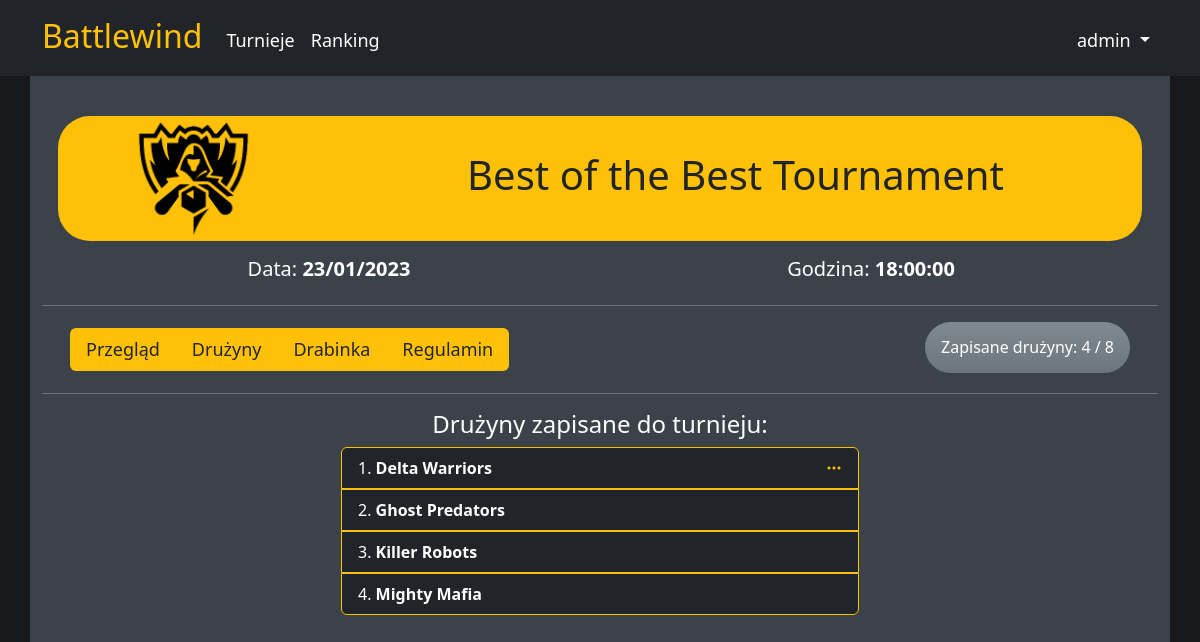
The app's page /torunaments/view/5/teams/ (signed in) with its own data.
### Website/models.py (models this page shows, shortened)
class Tournament(models.Model):
    IN_PROGRESS = 'in_progress'
    COMPLETED = 'completed'
    CHOICES_STATUS = (
        (IN_PROGRESS, 'In_progress'),
        (COMPLETED, 'Completed')
    )
    name = models.CharField(max_length=100)
    description = models.TextField(max_length=500)
    organizer = models.ForeignKey(Organizer, on_delete=models.CASCADE, null=True)
    image = models.ImageField(default='default_image_tournament.png', null=True, blank=True,
                              upload_to='tournaments_images')
    dateTime = models.DateTimeField(null=True, blank=True)
    server = models.CharField(max_length=10)
    registeredTeams = models.ManyToManyField(Team, related_name='registeredTeams', blank=True)
    maxTeams = models.IntegerField()
    status = models.CharField(max_length=25, choices=CHOICES_STATUS, default=IN_PROGRESS)

class Team(models.Model):
    teamName = models.CharField(max_length=100, null=False, blank=False, unique=True)
    createdBy = models.ForeignKey(User, related_name='created_teams', on_delete=models.CASCADE)
    members = models.ManyToManyField(User, related_name='teams')
    class Meta:
        ordering = ['teamName']
    def __str__(self):
        return str(self.teamName)

### Website/views.py (the view, shortened to what this page needs)
# urls.py: path('torunaments/view/<int:tournament_id>/teams/', show_tournament_teams, name='teams_in_tournament'),
@login_required(login_url='login')
def show_tournament_teams(request, tournament_id):
    userInvitations = Invitation.objects.filter(email=request.user.email, status='Invited')
    tournament = get_object_or_404(Tournament, pk=tournament_id)
    teams = Team.objects.filter(createdBy=request.user)
    tournamentDateTime = tournament.dateTime.strftime("%d/%m/%Y %H:%M:%S")
    tournamentDate = tournament.dateTime.date().strftime("%d/%m/%Y")
    tournamentTime = tournament.dateTime.time().strftime("%H:%M:%S")
    currentDateTime = datetime.now()
    currentDateTime = currentDateTime.strftime("%d/%m/%Y %H:%M:%S")
    def get_registered_teams_summoner_names_list():
        tour = tournament.registeredTeams.all()
        list = []
        for t in tour:
            for x in t.members.all():
                list.append(x.profile.summonerName)
        return list
    registeredMembers = get_registered_teams_summoner_names_list()
    def check_teams():
        teamInfo = ['name', 0]
        for _ in teams:
            if tournament.registeredTeams.filter(registeredTeams__registeredTeams=_.id):
                teamInfo[0] = _
                teamInfo[1] = 1
        return teamInfo
    teamsInTournament = check_teams()
    context = {'tournament': tournament, 'userInvitations': userInvitations, 'teams': teams,
               'tournamentDate': tournamentDate, 'tournamentTime': tournamentTime,
               'tournamentDateTime': tournamentDateTime, 'currentDateTime': currentDateTime}
    return render(request, 'tournaments/teams_in_tournament.html', context)

### Website/templates/tournaments/teams_in_tournament.html (shortened to what this page needs)
<!DOCTYPE html>
<html lang="en">
<head>
    <link href="https://cdn.jsdelivr.net/npm/bootstrap@5.3.0-alpha1/dist/css/bootstrap.min.css" rel="stylesheet"
>
    <link rel="stylesheet" href="https://cdn.jsdelivr.net/npm/bootstrap-icons@1.10.3/font/bootstrap-icons.css">
</head>
<body style="background-color: #16181b">
{% include 'navbar.html' %}
<div class="container text-white min-vh-100" style="padding-top: 100px; background-color: #3b424a">
    <div class="row d-flex align-items-center bg-warning m-3 rounded-5">
        <div class="col-md-3">
            <img class="rounded mx-auto d-block align-middle" src="{{ tournament.image.url }}"
                 style="max-height: 125px; max-width: 125px">
        </div>
        <div class="col-md-9">
            <h1 class="text-center text-dark">{{ tournament.name }}</h1>
        </div>
    </div>
    <div class="row text-center m-3">
        <div class="col-6">
            <h5>Data: <b>{{ tournamentDate }}</b></h5>
        </div>
        <div class="col-6">
            <h5>Godzina: <b> {{ tournamentTime }}</b></h5>
        </div>
    </div>
    <hr>
    <div class="row m-3 list-group-horizontal align-items-center" style="font-size: large">
        <div class="col-md-6">
            <ul class="list-group list-group-horizontal">
                <li class="list-group-item bg-warning border-0"><a href="{% url 'details_tournament' tournament.id %}"
                                                                   class="text-dark"
                                                                   style="text-decoration: none">Przegląd</a>
                </li>
                <li class="list-group-item bg-warning border-0"><a href="{% url 'teams_in_tournament' tournament.id %}"
                                                                   class="text-dark"
                                                                   style="text-decoration: none">Drużyny</a></li>
                <li class="list-group-item bg-warning border-0"><a
                        href="{% url 'bracket_in_tournament' tournament.id %}" class="text-dark"
                        style="text-decoration: none">Drabinka</a></li>
                <li class="list-group-item bg-warning border-0">
                    <a href="{% url 'rules_tournament' tournament.id %}" class="text-dark"
                       style="text-decoration: none">
                        Regulamin
                    </a>
                </li>
            </ul>
        </div>
        {% if tournamentDateTime >= currentDateTime %}
            <div class="col-md-4 text-white">
                <h6 class="p-3 mb-1 bg-secondary bg-gradient text-white rounded-5" style="float: right">Zapisane
                    drużyny: {{ tournament.registeredTeams.count }}
                    / {{ tournament.maxTeams }}</h6>
            </div>
            <div class="col-md-2">
                <button type="button" class="btn btn-primary btn-lg" data-bs-toggle="modal"
                        data-bs-target="#exampleModal">
                    Zapisz się!
                </button>
            </div>
        {% else %}
            <div class="col-md-4 text-white">
                <h6 class="p-3 mb-1 bg-secondary bg-gradient text-white rounded-5" style="float: right">Zapisane
                    drużyny: {{ tournament.registeredTeams.count }}
                    / {{ tournament.maxTeams }}</h6>
            </div>
        {% endif %}
    </div>
    <hr>
    <div class="row m-3">
        <div class="col-md-3"></div>
        <div class="col-md-6">
            <h4 class="text-center">Drużyny zapisane do turnieju:</h4>
            <ol class="list-group list-group-numbered">
                {% for team in tournament.registeredTeams.all %}
                    <li class="list-group-item  text-white bg-dark border-1 border-warning">
                        <b>{{ team }}</b>
                        {% if team in teams %}
                            <a href="" type="button" id="dropdownMenuButton1" data-bs-toggle="dropdown"
                               aria-expanded="false" style="float:right"><i
                                    class="bi bi-three-dots text-warning"></i></a>
                        {% endif %}
                    </li>
                {% endfor %}
            </ol>
        </div>
        <div class="col-md-3"></div>
    </div>
</div>
</body>
</html>

### Website/templates/navbar.html (shortened to what this page needs)
<!doctype html>
<html lang="en">
<head>
    <link href="https://cdn.jsdelivr.net/npm/bootstrap@5.3.0-alpha1/dist/css/bootstrap.min.css" rel="stylesheet"
>
</head>
<body>
<nav class="navbar navbar-expand-sm fixed-top navbar-dark bg-dark  justify-content-md-center">
    <div class="container pt-1 text-center" style="font-size: 18px">
        <a href="{% url 'home' %}" class="navbar-brand text-warning"><h2>Battlewind</h2></a>
        <div class="collapse navbar-collapse mw-100" id="navbarNav">
            <ul class="navbar-nav">
                <li class="nav-item dropdown">
                    <a href="{% url 'open_tournament' %}" class="nav-link active">
                        Turnieje
                    </a>
                </li>
                <li class="nav-item active">
                    <a href="{% url 'ranking-view' %}" class="nav-link active">
                        Ranking
                    </a>
                </li>
            </ul>
            <ul class="navbar-nav ms-auto">
                {% if request.user.is_authenticated %}
                    <li class="nav-item dropdown">
                        <a href="#" class="nav-link active dropdown-toggle" id="navbarDropdown" role="button"
                           data-bs-toggle="dropdown" aria-expanded="false">
                            {{ request.user }}
                        </a>
                    </li>
                {% endif %}
            </ul>
        </div>
    </div>
</nav>
</body>
</html>

### records on screen
Tournament: image (placeholder picture), name "Best of the Best Tournament", registeredTeams.count "4", maxTeams "8"
Team: teamName "Delta Warriors"
Team: teamName "Ghost Predators"
Team: teamName "Killer Robots"
Team: teamName "Mighty Mafia"

### other values on screen
{{ request.user }} "admin"
{{ tournamentDate }} "23/01/2023"
{{ tournamentTime }} "18:00:00"
